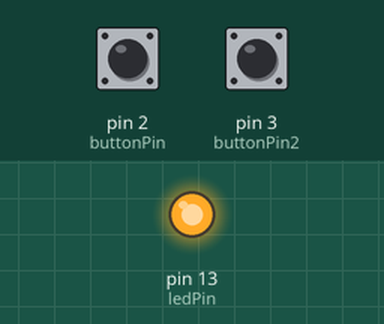
Simulated run of this sketch. Board: Arduino Uno, built with avr-gcc and run on an emulated ATmega328P. Parts: output pins drawn as LEDs (lit = HIGH). The test bench sets the inputs (shaded band); at power-on: pin 3 (buttonPin2) LOW, pin 2 (buttonPin) LOW. What the sketch prints to the serial monitor is not drawn.

Above: at 4.8 s.
4.9 s: pin 3 (buttonPin2) pulled HIGH for 2.35 s
Timing chart, 0 to 7.9 s (numbered marks = the images above; inputs shaded):
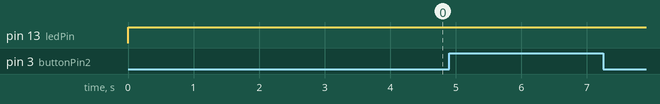

The sketch:

Controller.ino
```cpp
// constants won't change. They're used here to
// set pin numbers:
const int buttonPin = 2;     // the number of the pushbutton pin
const int buttonPin2 = 3;
const int ledPin =  13;      // the number of the LED pin

// variables will change:
int buttonState = 0;         // variable for reading the pushbutton status
int buttonState2 = 0;

void setup() {
  Serial.begin(9600);
  // initialize the LED pin as an output:
  pinMode(ledPin, OUTPUT);
  // initialize the pushbutton pin as an input:
  pinMode(buttonPin, INPUT);
  pinMode(buttonPin2, INPUT);
}

void loop() {
  // read the state of the pushbutton value:
  buttonState = digitalRead(buttonPin);
  buttonState2 = digitalRead(buttonPin2);

  // check if the pushbutton is pressed.
  // if it is, the buttonState is HIGH:
  if (buttonState == HIGH) {
    // turn LED on:
    digitalWrite(ledPin, LOW);
  }
  else {
    // turn LED off:
    digitalWrite(ledPin, HIGH);
    Serial.println("[id=1]");
    Serial.println("|end|");
    Serial.println("      ");
    delay(1000);
  }

  if (buttonState2 == HIGH) {
     digitalWrite(ledPin, LOW);
  } else {
     digitalWrite(ledPin, HIGH);
    Serial.println("[id=2]");
    Serial.println("|end|");
    Serial.println("      ");
    delay(1000);
  }
}
```
